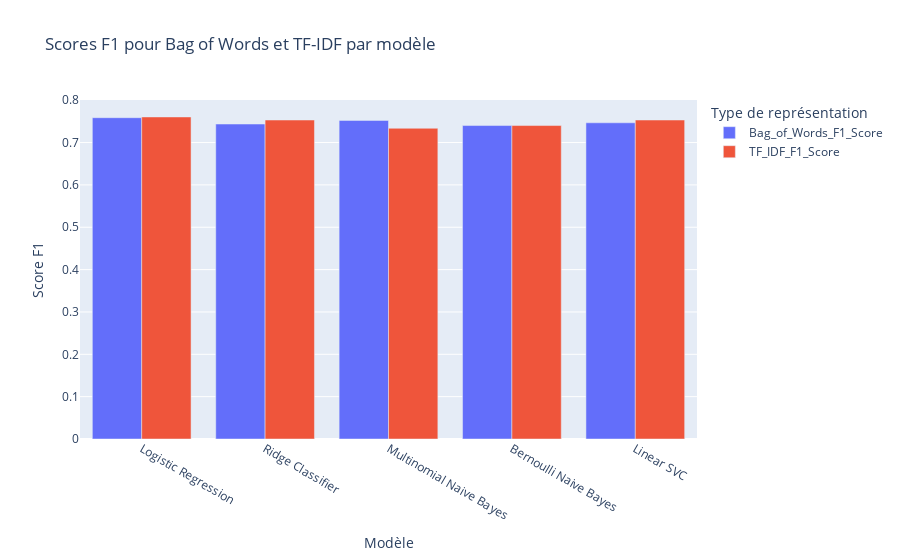

Notebook source saved alongside this figure:
### Code cell
import plotly.express as px

# Conversion du DataFrame en format long
transf_data_long = pd.melt(transf_data, id_vars=["Model"], var_name="Feature", value_name="F1_Score")

# Création du graphique
fig = px.bar(transf_data_long, x="Model", y="F1_Score", color="Feature", barmode="group",
             title="Scores F1 pour Bag of Words et TF-IDF par modèle",
             labels={"Model": "Modèle", "F1_Score": "Score F1", "Feature": "Type de représentation"})

# Affichage du graphique
fig.show()

### Figure 1 — Plotly figure (JSON) as saved in the notebook; plotly's stock layout.template omitted (floating-point values rounded to 4 significant figures)
{"data": [{"alignmentgroup": "True", "hovertemplate": "Type de représentation=Bag_of_Words_F1_Score<br>Modèle=%{x}<br>Score F1=%{y}<extra></extra>", "legendgroup": "Bag_of_Words_F1_Score", "marker": {"color": "#636efa", "pattern": {"shape": ""}}, "name": "Bag_of_Words_F1_Score", "offsetgroup": "Bag_of_Words_F1_Score", "orientation": "v", "showlegend": true, "textposition": "auto", "type": "bar", "x": ["Logistic Regression", "Ridge Classifier", "Multinomial Naive Bayes", "Bernoulli Naive Bayes", "Linear SVC"], "xaxis": "x", "y": [0.7587, 0.7438, 0.7523, 0.7402, 0.7467], "yaxis": "y"}, {"alignmentgroup": "True", "hovertemplate": "Type de représentation=TF_IDF_F1_Score<br>Modèle=%{x}<br>Score F1=%{y}<extra></extra>", "legendgroup": "TF_IDF_F1_Score", "marker": {"color": "#EF553B", "pattern": {"shape": ""}}, "name": "TF_IDF_F1_Score", "offsetgroup": "TF_IDF_F1_Score", "orientation": "v", "showlegend": true, "textposition": "auto", "type": "bar", "x": ["Logistic Regression", "Ridge Classifier", "Multinomial Naive Bayes", "Bernoulli Naive Bayes", "Linear SVC"], "xaxis": "x", "y": [0.7605, 0.7532, 0.7337, 0.7402, 0.7532], "yaxis": "y"}], "layout": {"barmode": "group", "legend": {"title": {"text": "Type de représentation"}, "tracegroupgap": 0}, "title": {"text": "Scores F1 pour Bag of Words et TF-IDF par modèle"}, "xaxis": {"anchor": "y", "domain": [0, 1], "title": {"text": "Modèle"}}, "yaxis": {"anchor": "x", "domain": [0, 1], "title": {"text": "Score F1"}}}}
